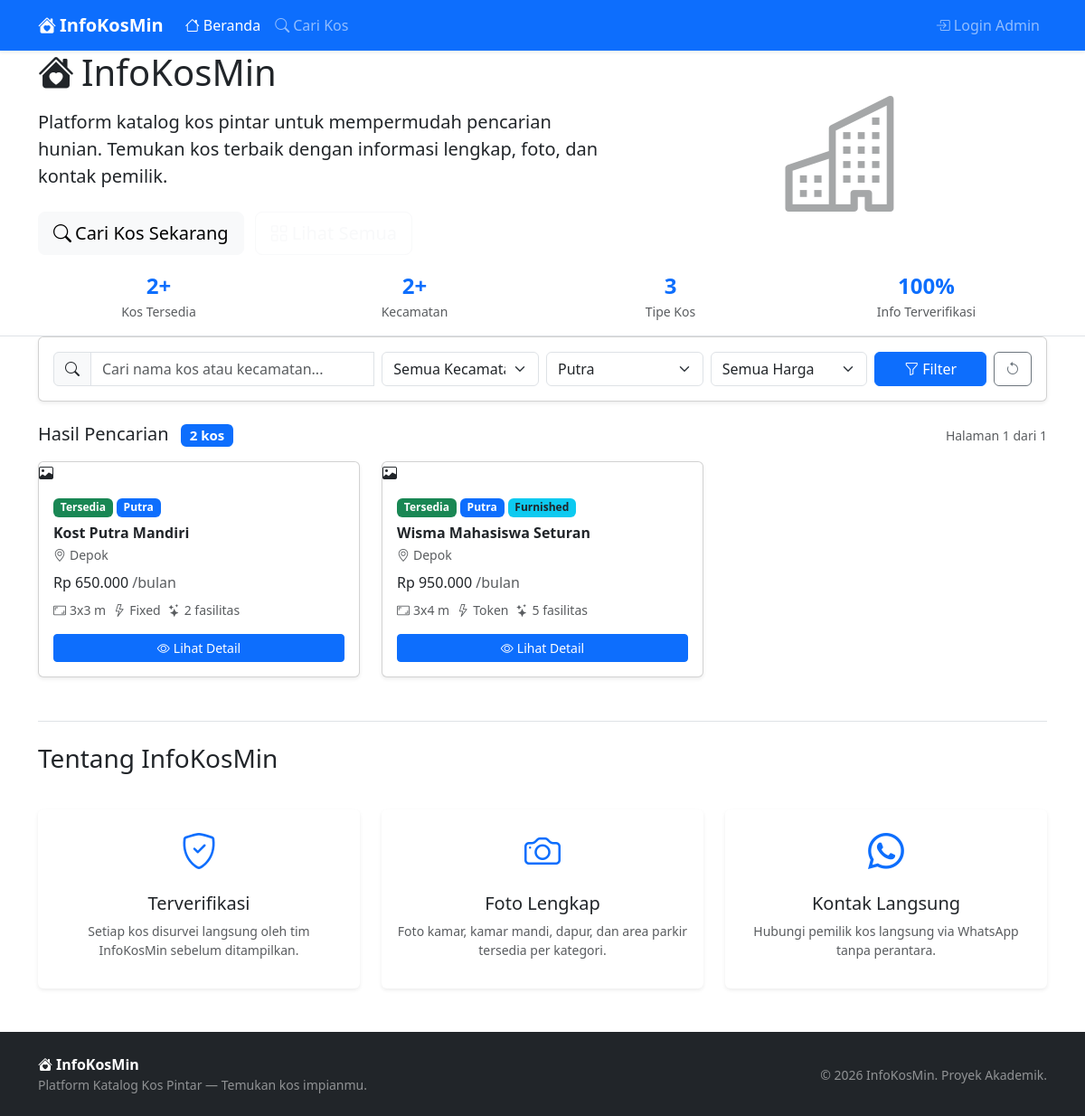
The page /index.php?gender=male on the database its author committed.
### tables this page shows
CREATE TABLE boarding_houses (
    id_kost             INT UNSIGNED                              NOT NULL AUTO_INCREMENT,
    id_owner            INT UNSIGNED                              NOT NULL,
    kost_name           VARCHAR(150)                              NOT NULL,
    address             TEXT                                      NOT NULL,
    district            VARCHAR(100)                              NOT NULL,
    monthly_price       DECIMAL(12,2)                             NOT NULL,
    room_size           VARCHAR(30)                               NULL DEFAULT NULL,
    gender_type         ENUM('male','female','mixed')             NOT NULL,
    curfew              VARCHAR(50)                               NULL DEFAULT NULL,
    is_furnished        TINYINT(1)                                NOT NULL DEFAULT 0,
    electricity_type    ENUM('token','fixed')                     NOT NULL,
    description         TEXT                                      NULL DEFAULT NULL,
    availability_status ENUM('available','full','unavailable')    NOT NULL DEFAULT 'available',
    created_at          TIMESTAMP                                 NOT NULL DEFAULT CURRENT_TIMESTAMP,
    updated_at          TIMESTAMP                                 NOT NULL DEFAULT CURRENT_TIMESTAMP ON UPDATE CURRENT_TIMESTAMP,
    PRIMARY KEY (id_kost),
    KEY idx_district (district),
    KEY idx_availability (availability_status),
    KEY idx_gender (gender_type),
    CONSTRAINT fk_bh_owner FOREIGN KEY (id_owner)
        REFERENCES owners (id_owner)
        ON UPDATE CASCADE
        ON DELETE RESTRICT
);

### includes/functions.php (called while the page is built, shortened)
<?php
function h($value): string {
    return htmlspecialchars((string)$value, ENT_QUOTES | ENT_SUBSTITUTE, 'UTF-8');
}
function formatRupiah(float $amount): string {
    return 'Rp ' . number_format($amount, 0, ',', '.');
}
function paginate(int $totalRows, int $currentPage, int $perPage = 10): array {
    $totalPages  = (int) ceil($totalRows / $perPage);
    $currentPage = max(1, min($currentPage, max(1, $totalPages)));
    $offset      = ($currentPage - 1) * $perPage;
    return [
        'totalRows'   => $totalRows,
        'totalPages'  => $totalPages,
        'currentPage' => $currentPage,
        'perPage'     => $perPage,
        'offset'      => $offset,
    ];
}
function statusBadgeClass(string $status): string {
    return match($status) {
        'available'   => 'bg-success',
        'full'        => 'bg-danger',
        'unavailable' => 'bg-secondary',
        default       => 'bg-dark',
    };
}
function statusLabel(string $status): string {
    return match($status) {
        'available'   => 'Tersedia',
        'full'        => 'Penuh',
        'unavailable' => 'Tidak Tersedia',
        default       => ucfirst($status),
    };
}
function genderLabel(string $gender): string {
    return match($gender) {
        'male'   => 'Putra',
        'female' => 'Putri',
        'mixed'  => 'Campur',
        default  => ucfirst($gender),
    };
}
function genderBadgeClass(string $gender): string {
    return match($gender) {
        'male'   => 'bg-primary',
        'female' => 'bg-danger',
        'mixed'  => 'bg-warning text-dark',
        default  => 'bg-secondary',
    };
}
function sanitizeInput(string $input): string {
    return trim($input);
}

### index.php (the view, shortened to what this page needs)
<?php
require_once __DIR__ . '/includes/functions.php';
$pdo = getDB();
$search       = sanitizeInput($_GET['search']      ?? '');
$filterGender = sanitizeInput($_GET['gender']      ?? '');
$filterMax    = (int)($_GET['max_price']           ?? 0);
$filterDistrict = sanitizeInput($_GET['district']  ?? '');
$currentPage  = max(1, (int)($_GET['page']         ?? 1));
$perPage      = 9;
$where  = ['bh.availability_status = ?'];
$params = ['available'];
if ($filterGender !== '') {
    $where[]  = 'bh.gender_type = ?';
    $params[] = $filterGender;
}
$whereSQL = 'WHERE ' . implode(' AND ', $where);
$countSQL  = "SELECT COUNT(*) FROM boarding_houses bh $whereSQL";
$countStmt = $pdo->prepare($countSQL);
$countStmt->execute($params);
$totalRows = (int)$countStmt->fetchColumn();
$pager     = paginate($totalRows, $currentPage, $perPage);
$sql = "
    SELECT
        bh.id_kost,
        bh.kost_name,
        bh.district,
        bh.monthly_price,
        bh.gender_type,
        bh.room_size,
        bh.is_furnished,
        bh.electricity_type,
        bh.availability_status,
        o.owner_name,
        o.phone_number,
        (SELECT p.photo_path FROM photos p WHERE p.id_kost = bh.id_kost ORDER BY p.uploaded_at ASC LIMIT 1) AS cover_photo,
        (SELECT COUNT(*) FROM kost_facilities kf WHERE kf.id_kost = bh.id_kost) AS facility_count
    FROM boarding_houses bh
    INNER JOIN owners o ON bh.id_owner = o.id_owner
    $whereSQL
    ORDER BY bh.created_at DESC
    LIMIT {$pager['perPage']} OFFSET {$pager['offset']}
";
$stmt = $pdo->prepare($sql);
$stmt->execute($params);
$kosts = $stmt->fetchAll();
$distStmt = $pdo->query("SELECT DISTINCT district FROM boarding_houses WHERE availability_status='available' ORDER BY district");
$districts = $distStmt->fetchAll(PDO::FETCH_COLUMN);
?>
<?php require_once __DIR__ . '/includes/header.php'; ?>
<section class="hero-section" id="home">
    <div class="container">
        <div class="row align-items-center">
            <div class="col-lg-7 mb-4 mb-lg-0">
                <h1 class="mb-3">
                    <i class="bi bi-house-heart-fill me-2"></i>InfoKosMin
                </h1>
                <p class="lead mb-4">
                    Platform katalog kos pintar untuk mempermudah pencarian hunian.
                    Temukan kos terbaik dengan informasi lengkap, foto, dan kontak pemilik.
                </p>
                <a href="#catalog" class="btn btn-light btn-lg me-2">
                    <i class="bi bi-search me-1"></i>Cari Kos Sekarang
                </a>
                <a href="pages/kost/index.php" class="btn btn-outline-light btn-lg">
                    <i class="bi bi-grid me-1"></i>Lihat Semua
                </a>
            </div>
            <div class="col-lg-5 text-center d-none d-lg-block">
                <i class="bi bi-buildings" style="font-size: 8rem; opacity: 0.4;"></i>
            </div>
        </div>
    </div>
</section>
<section class="bg-white border-bottom py-3">
    <div class="container">
        <div class="row text-center g-3">
            <div class="col-6 col-md-3">
                <div class="fw-bold text-primary fs-4"><?= $totalRows ?>+</div>
                <div class="text-muted small">Kos Tersedia</div>
            </div>
            <div class="col-6 col-md-3">
                <div class="fw-bold text-primary fs-4"><?= count($districts) ?>+</div>
                <div class="text-muted small">Kecamatan</div>
            </div>
            <div class="col-6 col-md-3">
                <div class="fw-bold text-primary fs-4">3</div>
                <div class="text-muted small">Tipe Kos</div>
            </div>
            <div class="col-6 col-md-3">
                <div class="fw-bold text-primary fs-4">100%</div>
                <div class="text-muted small">Info Terverifikasi</div>
            </div>
        </div>
    </div>
</section>
<main class="main-content" id="catalog">
    <div class="container">
        <div class="card shadow-sm mb-4">
            <div class="card-body">
                <form id="filterForm" method="GET" action="index.php">
                    <div class="row g-2">
                        <div class="col-12 col-md-4">
                            <div class="input-group">
                                <span class="input-group-text"><i class="bi bi-search"></i></span>
                                <input
                                    type="text"
                                    class="form-control"
                                    id="searchInput"
                                    name="search"
                                    placeholder="Cari nama kos atau kecamatan..."
                                    value="<?= h($search) ?>"
                                    autocomplete="off"
                                >
                            </div>
                        </div>
                        <div class="col-6 col-md-2">
                            <select class="form-select" name="district" id="districtFilter">
                                <option value="">Semua Kecamatan</option>
                            </select>
                        </div>
                        <div class="col-6 col-md-2">
                            <select class="form-select" name="gender" id="genderFilter">
                                <option value="male"   <?= ($filterGender === 'male')   ? 'selected' : '' ?>>Putra</option>
                            </select>
                        </div>
                        <div class="col-6 col-md-2">
                            <select class="form-select" name="max_price" id="maxPriceFilter">
                                <option value="0">Semua Harga</option>
                            </select>
                        </div>
                        <div class="col-6 col-md-2 d-flex gap-2">
                            <button type="submit" class="btn btn-primary flex-grow-1">
                                <i class="bi bi-funnel me-1"></i>Filter
                            </button>
                            <?php if ($search || $filterGender || $filterMax || $filterDistrict): ?>
                                <a href="index.php" class="btn btn-outline-secondary" title="Reset filter">
                                    <i class="bi bi-arrow-counterclockwise"></i>
                                </a>
                            <?php endif; ?>
                        </div>
                    </div>
                </form>
            </div>
        </div>
        <div class="d-flex justify-content-between align-items-center mb-3">
            <h5 class="mb-0">
                <?php if ($search || $filterGender || $filterMax || $filterDistrict): ?>
                    Hasil Pencarian
                    <span class="badge bg-primary ms-2"><?= $totalRows ?> kos</span>
                <?php else: ?>
                    Kos Tersedia
                    <span class="badge bg-success ms-2"><?= $totalRows ?> kos</span>
                <?php endif; ?>
            </h5>
            <small class="text-muted">Halaman <?= $pager['currentPage'] ?> dari <?= $pager['totalPages'] ?: 1 ?></small>
        </div>
        <?php if (empty($kosts)): ?>
            <div class="alert alert-info text-center py-5">
                <i class="bi bi-search display-4 d-block mb-3"></i>
                <h5>Tidak ada kos ditemukan</h5>
                <p class="mb-3">Coba ubah kata kunci atau filter pencarian Anda.</p>
                <a href="index.php" class="btn btn-primary">
                    <i class="bi bi-arrow-left me-1"></i>Lihat Semua Kos
                </a>
            </div>
        <?php else: ?>
            <div class="row g-4">
                <?php foreach ($kosts as $kost): ?>
                    <div class="col-12 col-sm-6 col-xl-4">
                        <div class="card h-100 kost-card shadow-sm">
                            <?php if ($kost['cover_photo']): ?>
                                <div class="card-img-placeholder" style="display:none;">
                                    <i class="bi bi-image"></i>
                                </div>
                            <?php else: ?>
                                <div class="card-img-placeholder">
                                    <i class="bi bi-building"></i>
                                </div>
                            <?php endif; ?>
                            <div class="card-body d-flex flex-column">
                                <div class="mb-2 d-flex flex-wrap gap-1">
                                    <span class="badge <?= statusBadgeClass($kost['availability_status']) ?>">
                                        <?= statusLabel($kost['availability_status']) ?>
                                    </span>
                                    <span class="badge <?= genderBadgeClass($kost['gender_type']) ?>">
                                        <?= genderLabel($kost['gender_type']) ?>
                                    </span>
                                    <?php if ($kost['is_furnished']): ?>
                                        <span class="badge bg-info text-dark">Furnished</span>
                                    <?php endif; ?>
                                </div>
                                <h6 class="card-title fw-bold mb-1"><?= h($kost['kost_name']) ?></h6>
                                <p class="text-muted small mb-2">
                                    <i class="bi bi-geo-alt me-1"></i><?= h($kost['district']) ?>
                                </p>
                                <div class="price-tag mb-2">
                                    <?= formatRupiah($kost['monthly_price']) ?>
                                    <span class="text-muted fw-normal fs-6">/bulan</span>
                                </div>
                                <div class="text-muted small mb-3 d-flex flex-wrap gap-2">
                                    <?php if ($kost['room_size']): ?>
                                        <span><i class="bi bi-aspect-ratio me-1"></i><?= h($kost['room_size']) ?> m</span>
                                    <?php endif; ?>
                                    <span><i class="bi bi-lightning me-1"></i><?= ($kost['electricity_type'] === 'token') ? 'Token' : 'Fixed' ?></span>
                                    <span><i class="bi bi-stars me-1"></i><?= $kost['facility_count'] ?> fasilitas</span>
                                </div>
                                <a
                                    href="pages/kost/detail.php?id=<?= $kost['id_kost'] ?>"
                                    class="btn btn-primary btn-sm mt-auto"
                                >
                                    <i class="bi bi-eye me-1"></i>Lihat Detail
                                </a>
                            </div>
                        </div>
                    </div>
                <?php endforeach; ?>
            </div>
        <?php endif; ?>
        <section class="mt-5 pt-4 border-top" id="about">
            <div class="row g-4">
                <div class="col-12">
                    <h3 class="mb-3">Tentang InfoKosMin</h3>
                </div>
                <div class="col-md-4">
                    <div class="card h-100 border-0 bg-white shadow-sm text-center p-3">
                        <i class="bi bi-shield-check text-primary fs-1 mb-3"></i>
                        <h5>Terverifikasi</h5>
                        <p class="text-muted small">Setiap kos disurvei langsung oleh tim InfoKosMin sebelum ditampilkan.</p>
                    </div>
                </div>
                <div class="col-md-4">
                    <div class="card h-100 border-0 bg-white shadow-sm text-center p-3">
                        <i class="bi bi-camera text-primary fs-1 mb-3"></i>
                        <h5>Foto Lengkap</h5>
                        <p class="text-muted small">Foto kamar, kamar mandi, dapur, dan area parkir tersedia per kategori.</p>
                    </div>
                </div>
                <div class="col-md-4">
                    <div class="card h-100 border-0 bg-white shadow-sm text-center p-3">
                        <i class="bi bi-whatsapp text-primary fs-1 mb-3"></i>
                        <h5>Kontak Langsung</h5>
                        <p class="text-muted small">Hubungi pemilik kos langsung via WhatsApp tanpa perantara.</p>
                    </div>
                </div>
            </div>
        </section>
    </div>
</main>
<?php require_once __DIR__ . '/includes/footer.php'; ?>

### rows shown on the page
boarding_houses: availability_status "Tersedia", gender_type "Putra", kost_name "Kost Putra Mandiri", district "Depok", monthly_price "Rp 650.000", room_size "3x3", electricity_type "Fixed", facility_count "2"
boarding_houses: availability_status "Tersedia", gender_type "Putra", is_furnished "Furnished", kost_name "Wisma Mahasiswa Seturan", district "Depok", monthly_price "Rp 950.000", room_size "3x4", electricity_type "Token", facility_count "5"

### other values the page prints
$totalRows "2"
count($districts) "2"
$pager['currentPage'] "1"
$pager['totalPages'] ?: 1 "1"
